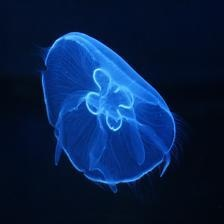
#> input picture Curso 2/Proyecto/Moon_jellyfish/01.jpg, 224 x 224 px, given as the content of the folder barrel_jellyfish, which was not available
$ jupyter execute --allow-errors Proyecto.ipynb   (text cells are left out)
#> lines starting #> are read from the running program, lines starting #| are printed output that depends on the picture; pictures that were not available may be replaced by others from this repository, and a replacement may not be noted
[cell 1]
import cv2
import numpy as np
import os
from tqdm import tqdm
from matplotlib import pyplot as plt
import seaborn as sns
import pandas as pd

[cell 2]
class_name = ['barrel_jellyfish', 'blue_jellyfish', 'compass_jellyfish', 'lions_mane_jellyfish', 'mauve_stinger_jellyfish', 'Moon_jellyfish']
class_names_label = {class_name: i for i, class_name in enumerate(class_name)}
count_class = len(class_name)
IMAGE_SIZE = (240, 240)
SEED = 17

[cell 3]
def load_data(class_name):

    data = None

    images = []
    labels = []

    #Carpetas que contienen las fotos
    for folder in class_name:

        print(f'Cargando "{folder}"')
        #Captura la clase y la transforma a volor numerico cuando se leen las fotos de una carpeta
        label = class_names_label[folder]

        #Lee las carpetas en una foto
        for file in tqdm(os.listdir(folder)):

            #Une el nombre de la carpeta con el nombre del archivo
            img_path = os.path.join(folder, file)
            #Lee la foto
            image = cv2.imread(img_path)
#> image is the input picture: shape (224, 224, 3); mean B, G, R 73.6, 33, 8.2
            #Cambia el formato de la foto de BGR a RGB
            image = cv2.cvtColor(image, cv2.COLOR_BGR2RGB)
            #Cambia el tamaño de la foto
            image = cv2.resize(image, IMAGE_SIZE)
#> image: shape (240, 240, 3)
            #Agrega la foto cargada y procesada a la lista
            images.append(image.reshape(1,-1))
            #Agrega el numero de la clase a la cual pertenece
            labels.append(label)

    #Agrupa todas las fotos en un arreglo
    images = np.array(images, dtype = 'uint8')
    #Agrupa todas las clases en un grupo
    labels = np.array(labels, dtype = 'int32')

    return (images.reshape(900,-1), labels)

[cell 4]
X, y= load_data(class_name)
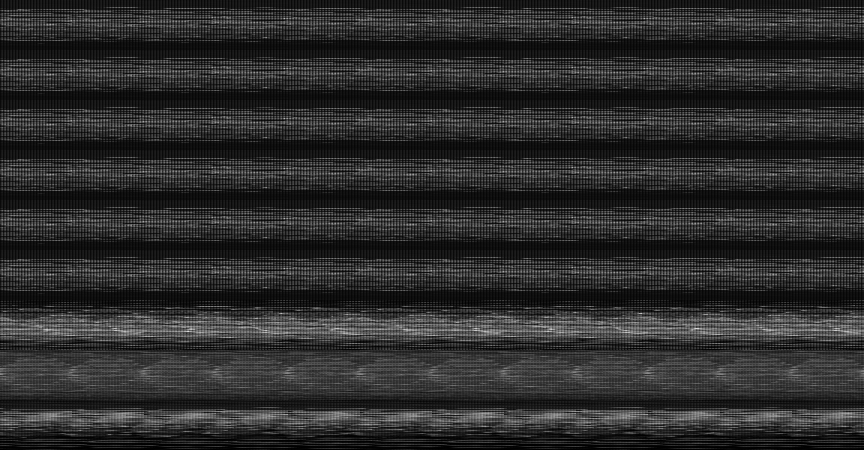
#> X: shape (900, 1728) (shown at 1/2 size); min 0, max 255, mean 43.6

[cell 5]
plt.figure()
sns.countplot(x = y,
              hue=y,
              palette=sns.color_palette(n_colors=6))
plt.title('Balanceo de las clases')
plt.xlabel('Especie de ')
plt.ylabel('Cantidad')
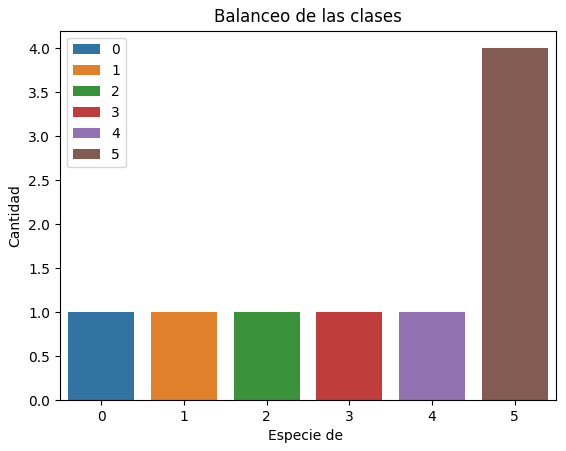
#> figure drawn by matplotlib, 1 panel

[cell 6]
def display_random_image(class_names, X, y):
    index = np.random.randint(X.shape[0])
#> index = 684
    plt.figure()
    plt.imshow(X[index].reshape(240,240,3))
    plt.xticks([])
    plt.yticks([])
    plt.grid(False)
    plt.title(f'Image #{index} : '+class_names[y[index]])
    plt.show()

[cell 7]
def display_image(index, X, y):
    plt.figure()
    plt.imshow(X[index].reshape(240,240,3))
    plt.xticks([])
    plt.yticks([])
    plt.grid(False)
    plt.title(f'Image #{index} : '+class_names[y[index]])
    plt.show()

[cell 8]
def display_multiple_imges(X,y):
    fig = plt.figure(figsize=(7,12))
    for i in range(X.shape[0]):
        ax=fig.add_subplot(6,5,i+1)
        plt.imshow(X[i].reshape(240,240,3))
        ax.set_title(class_name[y[i]], fontsize = 8)
        plt.xticks([])
        plt.yticks([])

#> (a cell that did not finish here is left out)

[cell 10]
# Gráfica de la varianza explicada acumulada.

def cumulative_explained_variance_plot(expl_variance):

  cum_var_exp = np.cumsum(expl_variance)

  plt.figure(dpi = 100, figsize = (8, 6))
  plt.title('Curva acumulativa de la varianza explicada VS n° de componentes principales',
            fontdict= dict(family ='serif', size = 16))
  plt.xlabel('Número de componentes principales',
             fontdict= dict(family ='serif', size = 14))
  plt.ylabel('Varianza explicada acumulativa',
             fontdict= dict(family ='serif', size = 14))

  nc = np.arange(1, expl_variance.shape[0] + 1)

  plt.plot(nc, cum_var_exp, '--r')
  plt.plot(nc, cum_var_exp, 'c*', ms = 5)
  plt.show()

[cell 11]
from sklearn.model_selection import train_test_split
#> (the rest of this cell did not finish here and is left out)

[cell 12]
from umap import UMAP

#> (the rest of this cell did not finish here and is left out)

[cell 13]
from sklearn.manifold import TSNE

tsne = TSNE(random_state=SEED)
tsne_transform = tsne.fit_transform(X)
#> (the rest of this cell did not finish here and is left out)

[cell 14]
from sklearn.decomposition import PCA

pca = PCA(random_state=SEED)
pca_transform = pca.fit_transform(X)
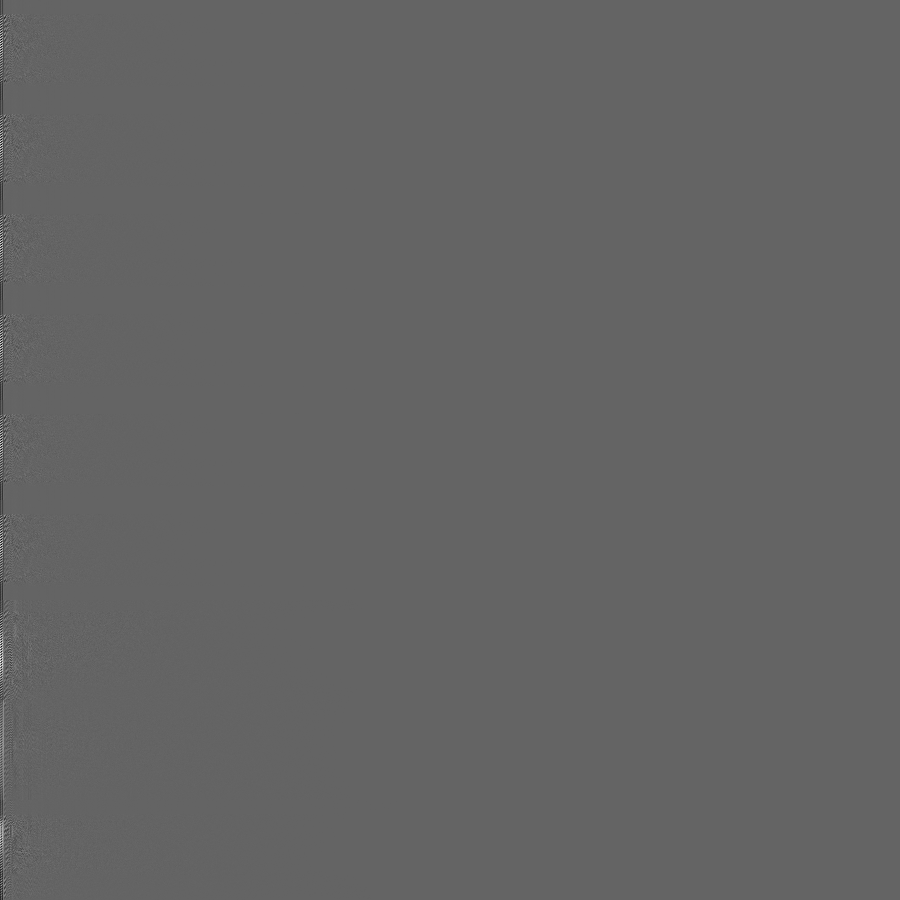
#> pca_transform: shape (900, 900) float64; min -2107.6, max 3250.3, mean 0; drawn with min black and max white
varianza_expl = pca.explained_variance_ratio_
cum_var_exp = np.cumsum(varianza_expl)
cumulative_explained_variance_plot(varianza_expl)
#> in cumulative_explained_variance_plot, `plt.show()`:
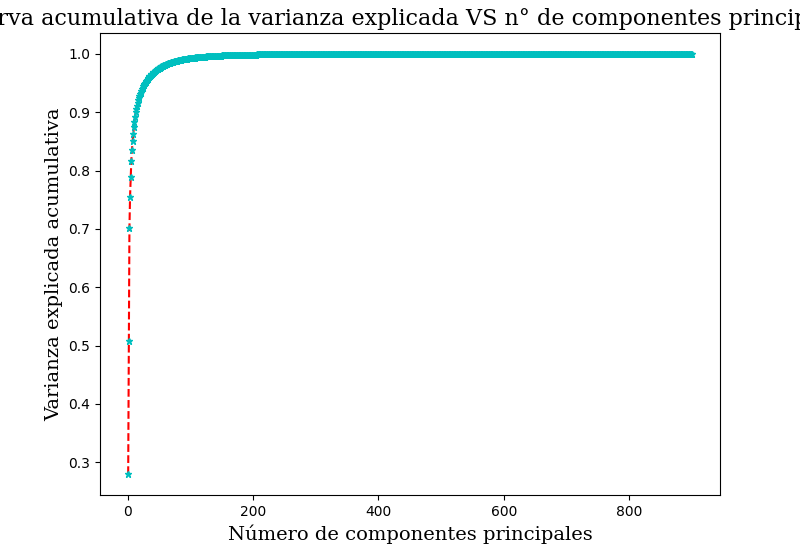
#> figure drawn by matplotlib, 1 panel; curve peaks at x = 399, y = 1; curve peaks at x = 399, y = 1

[cell 15]
for i in range(20,201,20):
    print(cum_var_exp[i])
    '''
    pca = PCA(random_state=SEED,
             n_components=i)
    pca_transform = pca.fit_transform(X)
    '''
#display_multiple_imges(X_reduce, y_reduce)
